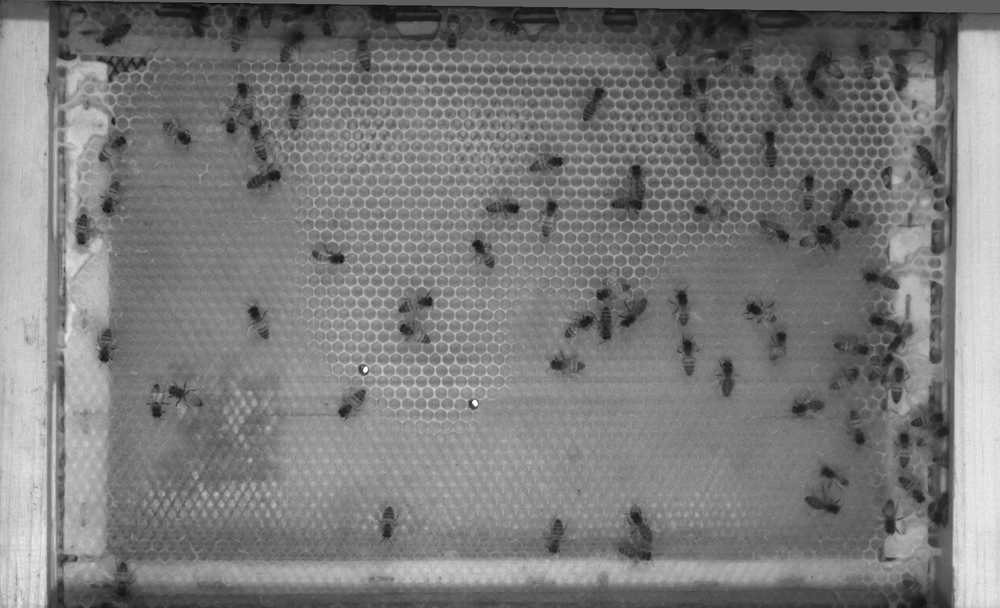
#> input picture filtres/M01C02_000338.png, 1000 x 608 px, shrunk from 1696 x 1031 before the run, found by its file name
$ python grille_filtres.py
#> lines starting #> are read from the running program, lines starting #| are printed output that depends on the picture
import cv2
import numpy as np
import os
import matplotlib.pyplot as plt
import time

# Dépendances supplémentaires :
#   pip install bm3d PyWavelets
import bm3d
import pywt

# ============================================================
#  CONFIGURATION
# ============================================================
INPUT_IMAGE_PATH = "/Users/valentindaveau/2IA_S8/Mission_R&D/Bee-recognition/images2_crop/M01C02_000338.png"
OUTPUT_DIR = "/Users/valentindaveau/2IA_S8/Mission_R&D/Bee-recognition/Output/comparaison_filtres_MC02"

# ============================================================
#  FILTRES
# ============================================================


def filter_none(img):
    return img


def filter_gaussian(img):
    return cv2.GaussianBlur(img, (5, 5), 0)


def filter_median(img):
    return cv2.medianBlur(img, 5)


def filter_bilateral(img):
    return cv2.bilateralFilter(img, 9, 75, 75)


def filter_nlm(img):
    return cv2.fastNlMeansDenoising(
        img, None, h=10, templateWindowSize=7, searchWindowSize=21
    )


def filter_bm3d(img):
    img_float = img.astype(np.float64) / 255.0
    denoised = bm3d.bm3d(img_float, sigma_psd=15 / 255.0)
    return np.clip(denoised * 255.0, 0, 255).astype(np.uint8)


def filter_wavelet(img):
    img_float = img.astype(np.float64)
    coeffs = pywt.wavedec2(img_float, wavelet="db4", level=3)
    coeffs_t = [coeffs[0]]
    for detail in coeffs[1:]:
        sigma = np.median(np.abs(detail[-1])) / 0.6745
        threshold = sigma * np.sqrt(2 * np.log(img_float.size))
        coeffs_t.append(
            tuple(pywt.threshold(sub, value=threshold, mode="soft") for sub in detail)
        )
    denoised = pywt.waverec2(coeffs_t, wavelet="db4")
    denoised = denoised[: img.shape[0], : img.shape[1]]
    return np.clip(denoised, 0, 255).astype(np.uint8)


# ============================================================
#  REGISTRE
# ============================================================
FILTERS = [
    ("Sans filtre (référence)", filter_none),
    ("Gaussien (k=5)", filter_gaussian),
    ("Médian (k=5)", filter_median),
    ("Bilatéral (d=9, σ=75)", filter_bilateral),
    ("NLM (h=10)", filter_nlm),
    ("BM3D (σ=15)", filter_bm3d),
    ("Ondelettes (db4, lvl=3)", filter_wavelet),
]

# ============================================================
#  GRILLE
# ============================================================


def create_grid(img_gray, output_dir, base_name):
    n = len(FILTERS)
    n_cols = 4
    n_rows = (n + n_cols - 1) // n_cols  # 2 lignes pour 7 filtres

    fig, axes = plt.subplots(n_rows, n_cols, figsize=(n_cols * 7, n_rows * 7))
    axes_flat = axes.flatten()

    fig.suptitle(
        f"Comparaison des filtres de débruitage — image brute\n{base_name}.png",
        fontsize=20,
        fontweight="bold",
        y=1.01,
    )

    for j, (label, fn) in enumerate(FILTERS):
        print(f"  Application : {label}...", end=" ", flush=True)
        t0 = time.time()
        out = fn(img_gray.copy())
        print(f"({(time.time()-t0)*1000:.0f} ms)")

        ax = axes_flat[j]
        ax.imshow(out, cmap="gray", vmin=0, vmax=255)
        ax.set_title(
            label, fontsize=14, pad=10, fontweight="bold" if j == 0 else "normal"
        )
        ax.axis("off")

        # Encadré rouge sur la référence
        if j == 0:
            for spine in ax.spines.values():
                spine.set_edgecolor("#cc3333")
                spine.set_linewidth(3)
                spine.set_visible(True)

    # Masquer les sous-plots vides (si n % n_cols != 0)
    for j in range(n, len(axes_flat)):
        axes_flat[j].axis("off")

    plt.tight_layout()
    out_path = os.path.join(output_dir, f"GRILLE_FILTRES_{base_name}.png")
    plt.savefig(out_path, dpi=150, bbox_inches="tight")
    print(f"\n  Grille sauvegardée : {out_path}")
    plt.close()


# ============================================================
#  MAIN
# ============================================================

if __name__ == "__main__":
    os.makedirs(OUTPUT_DIR, exist_ok=True)

    img = cv2.imread(INPUT_IMAGE_PATH, cv2.IMREAD_GRAYSCALE)
#> img is the input picture: shape (608, 1000); min 9, max 255, mean 122.5
    if img is None:
        print(f"Erreur : impossible de charger {INPUT_IMAGE_PATH}")
    else:
        base_name = os.path.splitext(os.path.basename(INPUT_IMAGE_PATH))[0]
        print(f"Image chargée : {base_name}  ({img.shape[1]}×{img.shape[0]} px)\n")
#| Image chargée : M01C02_000338  (1000×608 px)
        create_grid(img, OUTPUT_DIR, base_name)
#> (the call stopped at in filter_bm3d, `denoised = bm3d.bm3d(img_float, sigma_psd=15 / 255.0)`: bm3d is not available in this run)
        print("\nTerminé.")
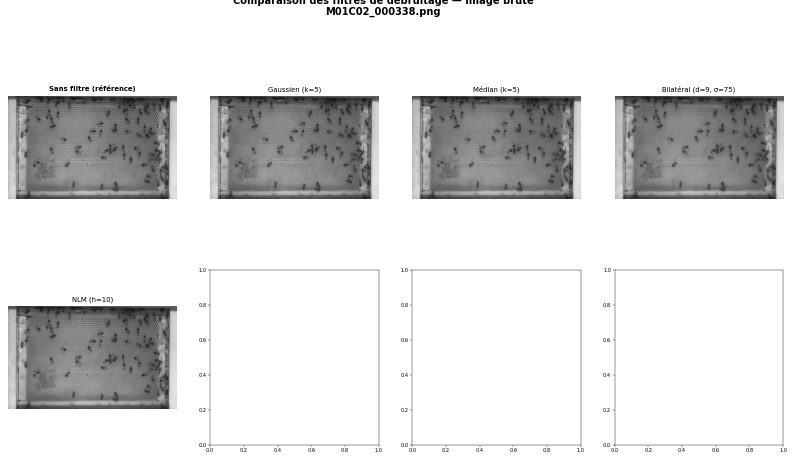
#> figure drawn by matplotlib, 5 panels
